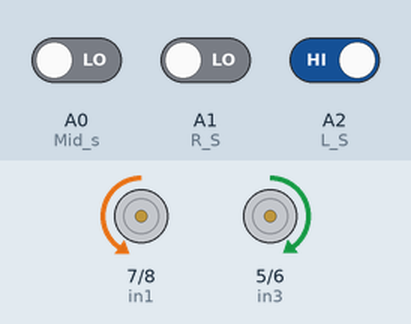
The sketch below on a simulated Arduino Uno, built with avr-gcc and run on an emulated ATmega328P. Shown: motor-driver pin pairs drawn as motors (green arrow = first pin HIGH = forward, orange = second pin HIGH = backward, longer = more drive, scaled by the enable pin). The inputs (shaded band) are chosen by the test bench; at power-on: A2 (L_S) HIGH, A0 (Mid_s) LOW, A1 (R_S) LOW.

Above: at 1.2 s.
1.3 s: A2 (L_S) driven LOW
At 2.1 s:
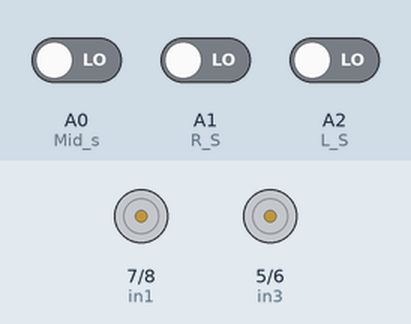
2.8 s: A0 (Mid_s) driven HIGH
At 4.0 s:
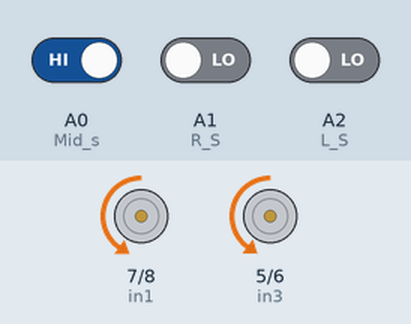
4.3 s: A1 (R_S) driven HIGH
At 5.5 s:
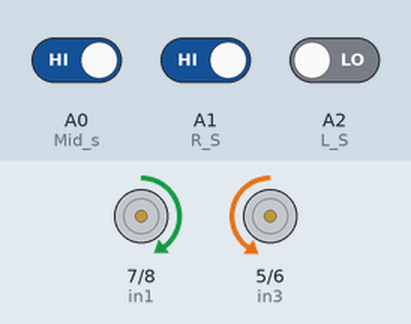
5.8 s: A2 (L_S) driven HIGH
At 6.04 s:
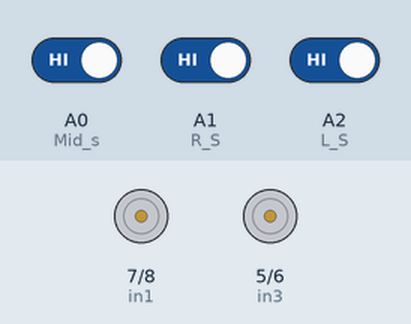
8.8 s: A0 (Mid_s) driven LOW
At 9.1 s:
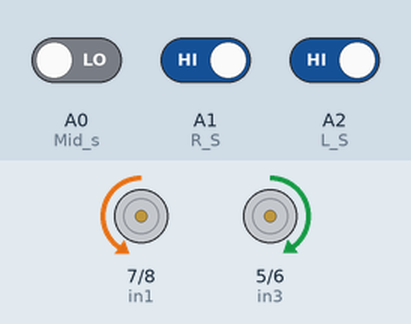
Timing chart, 0 to 11.3 s (numbered marks = the images above; inputs shaded):
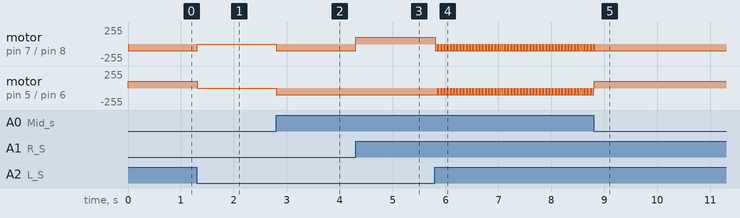

The sketch:

Line_Follower.ino
```cpp
#define EnA 3
#define in1 7
#define in2 8

#define in3 5
#define in4 6
#define EnB 9

// IR Sensors Definitions
#define L_S   A2
#define R_S   A1
#define Mid_s A0

int Kp = 1;
int error = 0;
int baseSpeed = 100 ;// Initial Speed for motors to move

void setup() {
  pinMode(in1, OUTPUT);
  pinMode(in2, OUTPUT);
  pinMode(in3, OUTPUT);
  pinMode(in4, OUTPUT);
  pinMode(EnA, OUTPUT);
  pinMode(EnB, OUTPUT);

  pinMode(L_S, INPUT);
  pinMode(R_S, INPUT);
  pinMode(Mid_s, INPUT);

  Serial.begin(9600);
}

void loop() {
  int leftSensorValue = digitalRead(L_S);
  int rightSensorValue = digitalRead(R_S);
  int middleSensorValue = digitalRead(Mid_s);
 if (leftSensorValue == 0 && rightSensorValue == 0 && middleSensorValue == 1) {
    error = 0; // On the line
    digitalWrite(in1, LOW);
    digitalWrite(in2, HIGH);
    digitalWrite(in3, LOW);
    digitalWrite(in4, HIGH);
  }
  else if (leftSensorValue == 1 && rightSensorValue == 1 && middleSensorValue == 1) {
    error = 0; // On the line
    digitalWrite(in1, LOW);
    digitalWrite(in2, HIGH);
    digitalWrite(in3, LOW);
    digitalWrite(in4, HIGH);
    delay(50);
    stop();

  }
  else if (leftSensorValue == 1 && middleSensorValue == 0) {
    error = -1; // Line is on the left
    digitalWrite(in1, LOW);
    digitalWrite(in2, HIGH);
    digitalWrite(in3, HIGH);
    digitalWrite(in4, LOW);
  } else if (rightSensorValue == 1 && middleSensorValue == 0) {
    error = 1; // Line is on the right
    digitalWrite(in1, HIGH);
    digitalWrite(in2, LOW);
    digitalWrite(in3, LOW);
    digitalWrite(in4, HIGH);
  } else if (rightSensorValue == 1 && middleSensorValue == 1) {
    error = 1; // Line is on the right
    digitalWrite(in1, HIGH);
    digitalWrite(in2, LOW);
    digitalWrite(in3, LOW);
    digitalWrite(in4, HIGH);
  } else if (leftSensorValue == 1 && middleSensorValue == 1) {
    error = -1; // Line is on the left
    digitalWrite(in1, LOW);
    digitalWrite(in2, HIGH);
    digitalWrite(in3, HIGH);
    digitalWrite(in4, LOW);
  }  else if (leftSensorValue == 0 && rightSensorValue == 0 && middleSensorValue == 0) {
    error = 0; // Line lost, stop the robot
    stop();
    return;
  }

  int correction = Kp * error;

  int leftMotorSpeed = baseSpeed - correction;
  int rightMotorSpeed = baseSpeed + correction;

  setMotorSpeed(leftMotorSpeed, rightMotorSpeed);

  delay(10); // Small delay to stabilize readings
}

void setMotorSpeed(int leftSpeed, int rightSpeed) {
  leftSpeed = constrain(leftSpeed, 0, 255);
  rightSpeed = constrain(rightSpeed, 0, 255);

  analogWrite(EnA, leftSpeed);
  analogWrite(EnB, rightSpeed);
}

void stop() {
  digitalWrite(in1, LOW);
  digitalWrite(in2, LOW);
  digitalWrite(in3, LOW);
  digitalWrite(in4, LOW);
  analogWrite(EnA, 0);
  analogWrite(EnB, 0);
}
```

Measured:
- after the input at 1.3 s, motor on pin 7 (in1) / pin 8 (in2): backward 101/255 → stopped at once; motor on pin 5 (in3) / pin 6 (in4): forward 99/255 → stopped at once
- after the input at 2.8 s, motor on pin 7 (in1) / pin 8 (in2): stopped → backward 101/255 at once; motor on pin 5 (in3) / pin 6 (in4): stopped → backward 100/255 at once
- after the input at 4.3 s, motor on pin 7 (in1) / pin 8 (in2): backward 101/255 → forward 99/255 at once; motor on pin 5 (in3) / pin 6 (in4): backward 100/255 → backward 101/255 at once
- after the input at 5.8 s, motor on pin 7 (in1) / pin 8 (in2): forward 99/255 → backward 99/255 at once, then repeats every 0.06 s: stopped 0.01 s, backward 100/255 0.05 s
- after the input at 8.8 s, motor on pin 7 (in1) / pin 8 (in2): goes on until 8.8 s, then stays backward 101/255
